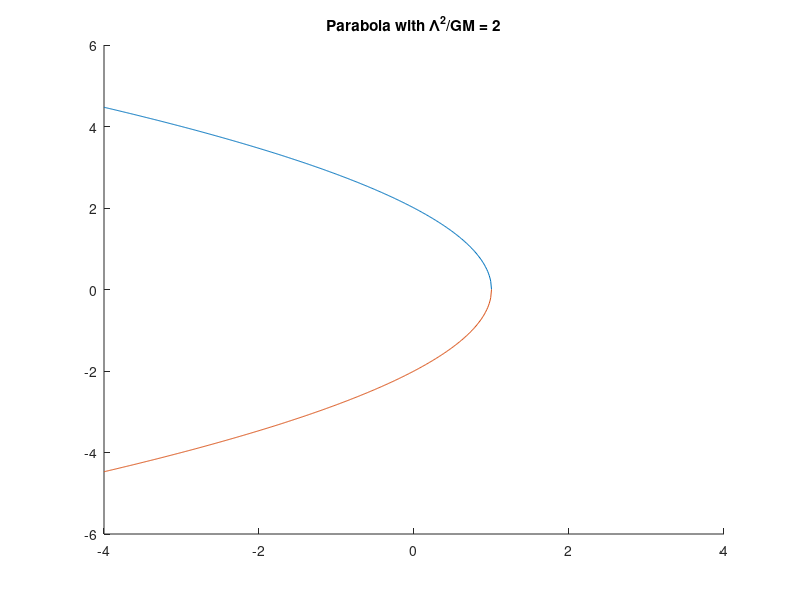

MATLAB code to generate this figure:
figure(2); clf
% Same ideas as before from here on out:
hold on
x = -4:.01:1;  % Limit range to 1 so that we do not plot imaginary solutions.
yPlus=2*sqrt(1-x);
plot(x,yPlus)
plot(x,-yPlus)
xlim([-4 4])
title('Parabola with \Lambda^2/GM = 2')
hold off